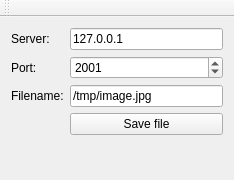
<?xml version="1.0" encoding="UTF-8"?>
<ui version="4.0">
 <class>MainWindow</class>
 <widget class="QMainWindow" name="MainWindow">
  <property name="geometry">
   <rect>
    <x>0</x>
    <y>0</y>
    <width>234</width>
    <height>180</height>
   </rect>
  </property>
  <property name="windowTitle">
   <string>Mjpg-streamer UDP client</string>
  </property>
  <widget class="QWidget" name="centralWidget">
   <layout class="QGridLayout" name="gridLayout">
    <item row="0" column="0">
     <widget class="QLabel" name="label">
      <property name="text">
       <string>Server:</string>
      </property>
     </widget>
    </item>
    <item row="0" column="1">
     <widget class="QLineEdit" name="lineEditServer">
      <property name="inputMask">
       <string/>
      </property>
      <property name="text">
       <string>127.0.0.1</string>
      </property>
     </widget>
    </item>
    <item row="1" column="0">
     <widget class="QLabel" name="label_2">
      <property name="text">
       <string>Port:</string>
      </property>
     </widget>
    </item>
    <item row="1" column="1">
     <widget class="QSpinBox" name="spinBoxPort">
      <property name="maximum">
       <number>99999</number>
      </property>
      <property name="value">
       <number>2001</number>
      </property>
     </widget>
    </item>
    <item row="2" column="0">
     <widget class="QLabel" name="label_3">
      <property name="text">
       <string>Filename:</string>
      </property>
     </widget>
    </item>
    <item row="2" column="1">
     <widget class="QLineEdit" name="lineEditFileName">
      <property name="text">
       <string>/tmp/image.jpg</string>
      </property>
     </widget>
    </item>
    <item row="3" column="1">
     <widget class="QPushButton" name="pushButton">
      <property name="text">
       <string>Save file</string>
      </property>
     </widget>
    </item>
    <item row="4" column="0" colspan="2">
     <widget class="QLabel" name="labelStatus">
      <property name="text">
       <string/>
      </property>
     </widget>
    </item>
   </layout>
  </widget>
  <widget class="QToolBar" name="mainToolBar">
   <attribute name="toolBarArea">
    <enum>TopToolBarArea</enum>
   </attribute>
   <attribute name="toolBarBreak">
    <bool>false</bool>
   </attribute>
  </widget>
 </widget>
 <layoutdefault spacing="6" margin="11"/>
 <resources/>
 <connections/>
</ui>
